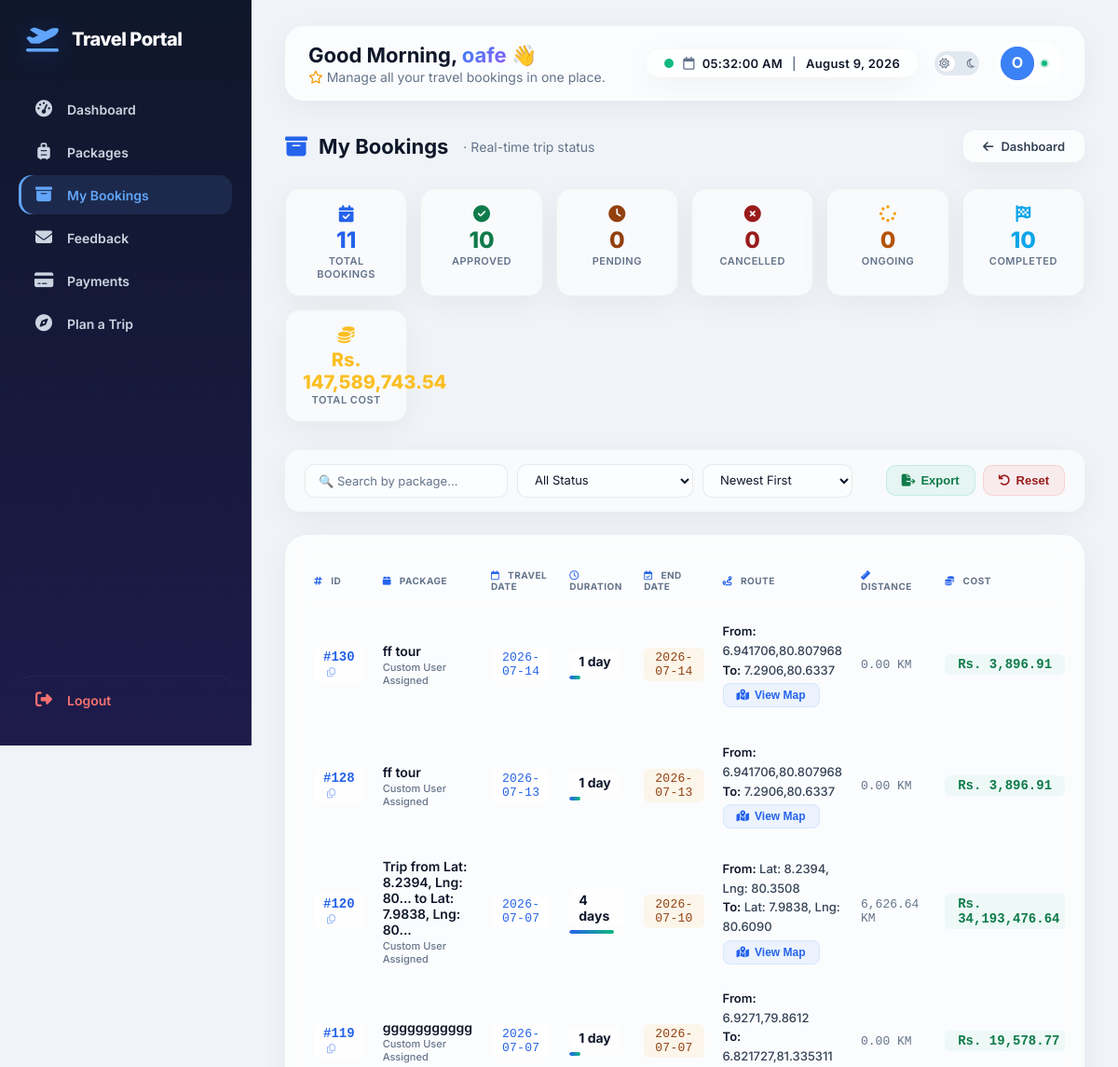
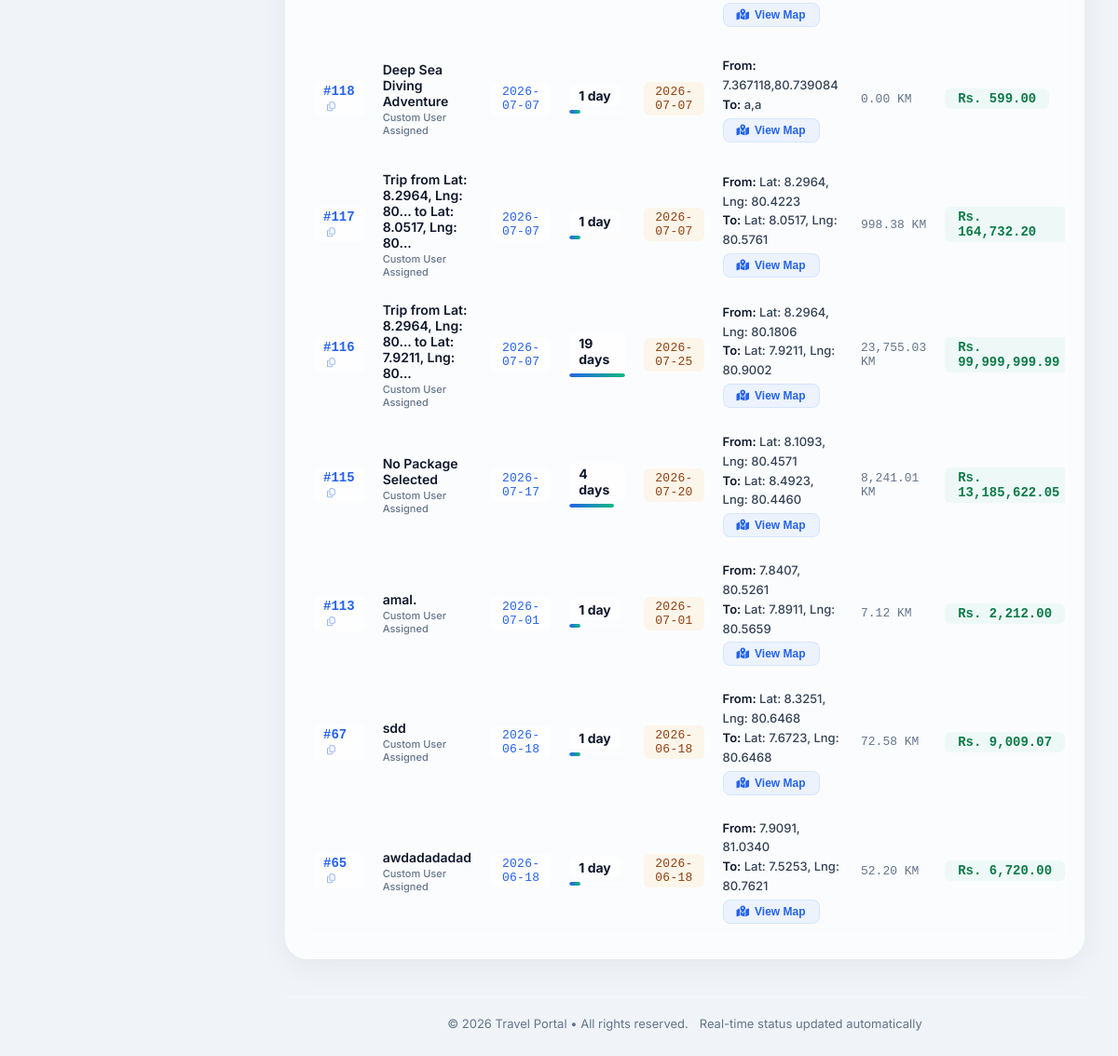
Screenshot of /admin/user/my_bookings.php (signed in) with the database file from the repository (2 pictures, top to bottom).
### tables this page shows
CREATE TABLE `users` (
  `id` int(11) NOT NULL,
  `full_name` varchar(255) NOT NULL,
  `email` varchar(191) NOT NULL,
  `phone` varchar(20) DEFAULT NULL,
  `address` text DEFAULT NULL,
  `password` varchar(255) NOT NULL,
  `role` enum('user','admin') DEFAULT 'user',
  `created_at` timestamp NOT NULL DEFAULT current_timestamp()
);

CREATE TABLE `bookings` (
  `id` int(11) NOT NULL,
  `user_id` int(11) NOT NULL,
  `package_id` int(11) NOT NULL,
  `package_name` varchar(255) DEFAULT NULL,
  `manual_package_name` varchar(255) DEFAULT NULL,
  `booking_date` datetime NOT NULL,
  `status` varchar(50) DEFAULT 'Approved',
  `pickup_location` varchar(255) DEFAULT NULL,
  `destination_location` varchar(255) DEFAULT NULL,
  `calculated_distance` decimal(10,2) DEFAULT NULL,
  `total_cost` decimal(10,2) DEFAULT NULL,
  `number_of_days` int(11) NOT NULL DEFAULT 1,
  `vehicle_id` int(11) NOT NULL,
  `start_date` date DEFAULT NULL,
  `end_date` date DEFAULT NULL,
  `number_of_members` int(11) DEFAULT 1,
  `pickup_lat` decimal(10,8) DEFAULT NULL,
  `pickup_lng` decimal(11,8) DEFAULT NULL,
  `dest_lat` decimal(10,8) DEFAULT NULL,
  `dest_lng` decimal(11,8) DEFAULT NULL,
  `petrol_cost` decimal(12,2) DEFAULT 0.00,
  `vehicle_cost` decimal(12,2) DEFAULT 0.00
);

### admin/user/my_bookings.php (the view, shortened to what this page needs)
<?php
include("../includes/db.php");
$user_id = isset($_SESSION['user_id']) ? $_SESSION['user_id'] : 1;
$user_query = mysqli_query($conn, "SELECT full_name FROM users WHERE id = $user_id");
$user_data = mysqli_fetch_assoc($user_query);
$user_name = $user_data['full_name'] ?? 'Traveler';
$query = "SELECT
            b.*,
            p.title AS database_package_name,
            COALESCE(b.number_of_days, 1) as total_days,
            CASE
                WHEN CURDATE() BETWEEN b.booking_date AND DATE_ADD(b.booking_date, INTERVAL (COALESCE(b.number_of_days, 1) - 1) DAY)
                THEN 'Ongoing'
                WHEN CURDATE() > DATE_ADD(b.booking_date, INTERVAL (COALESCE(b.number_of_days, 1) - 1) DAY)
                THEN 'Completed'
                ELSE 'Upcoming'
            END as realtime_status,
            DATEDIFF(CURDATE(), b.booking_date) + 1 as day_number,
            DATEDIFF(DATE_ADD(b.booking_date, INTERVAL (COALESCE(b.number_of_days, 1) - 1) DAY), CURDATE()) as days_remaining
          FROM bookings b
          LEFT JOIN packages p ON b.package_id = p.id
          WHERE b.user_id = $user_id
          ORDER BY b.id DESC";
$result = mysqli_query($conn, $query);
$bookings = [];
while ($row = mysqli_fetch_assoc($result)) {
    $bookings[] = $row;
}
$hour = date('H');
if ($hour < 12) $greeting = 'Good Morning';
elseif ($hour < 17) $greeting = 'Good Afternoon';
else $greeting = 'Good Evening';
$theme = isset($_COOKIE['dashboard-theme']) ? $_COOKIE['dashboard-theme'] : 'light';
?>
<!DOCTYPE html>
<html lang="en" data-theme="<?php echo $theme; ?>">
<head>
    <link rel="stylesheet" href="https://cdnjs.cloudflare.com/ajax/libs/font-awesome/6.5.1/css/all.min.css" />
</head>
<body>
    <aside class="sidebar" id="sidebar">
        <div class="sidebar-brand">
            <i class="fa-solid fa-plane-departure"></i>
            <span>Travel Portal</span>
        </div>
        <nav class="nav-menu">
            <a href="dashboard.php">
                <i class="fa-solid fa-gauge-high"></i> Dashboard
            </a>
            <a href="packages.php">
                <i class="fa-solid fa-suitcase-rolling"></i> Packages
            </a>
            <a href="my_bookings.php" class="active">
                <i class="fa-solid fa-box-archive"></i> My Bookings
            </a>
            <a href="feedback_status.php">
                <i class="fa-solid fa-envelope"></i> Feedback
            </a>
            <a href="payments.php">
                <i class="fa-solid fa-credit-card"></i> Payments
            </a>
            <a href="view_package.php?id=1">
                <i class="fa-solid fa-compass"></i> Plan a Trip
            </a>
            <a href="../logout.php" class="logout-link">
                <i class="fa-solid fa-right-from-bracket"></i> Logout
            </a>
        </nav>
    </aside>
    <main class="main-content">
        <header class="top-header">
            <div class="greeting-text">
                <h2>
                    <?php echo $greeting; ?>, <span><?php echo htmlspecialchars($user_name); ?></span> 👋
                </h2>
                <p>
                    <i class="fa-regular fa-star" style="color:#f59e0b;"></i>
                    Manage all your travel bookings in one place.
                </p>
            </div>
            <div class="header-actions">
                <div class="header-datetime">
                    <span class="live-dot"></span>
                    <span class="datetime-text">
                        <i class="fa-regular fa-calendar"></i>
                        <span id="liveTime"><?php echo date('h:i:s A'); ?></span>
                        <span class="time-separator">|</span>
                        <span id="liveDate"><?php echo date('F j, Y'); ?></span>
                    </span>
                </div>
                <button class="theme-toggle" id="themeToggle" aria-label="Toggle theme">
                    <span class="toggle-icon sun"><i class="fa-regular fa-sun"></i></span>
                    <span class="toggle-dot"></span>
                    <span class="toggle-icon moon"><i class="fa-regular fa-moon"></i></span>
                </button>
                <div class="profile-avatar">
                    <img alt="Avatar">
                    <span class="status-dot"></span>
                </div>
            </div>
        </header>
        <div class="page-header">
            <div class="title">
                <i class="fa-solid fa-box-archive"></i>
                My Bookings
                <span>· Real-time trip status</span>
            </div>
            <a href="dashboard.php" class="btn-back">
                <i class="fa-solid fa-arrow-left"></i> Dashboard
            </a>
        </div>
        <div class="stats-grid">
            <div class="stat-card">
                <span class="stat-icon"><i class="fa-solid fa-calendar-check" style="color:var(--icon-color);"></i></span>
                <div class="stat-number blue" id="totalCount">0</div>
                <div class="stat-label">Total Bookings</div>
            </div>
            <div class="stat-card">
                <span class="stat-icon"><i class="fa-solid fa-check-circle" style="color:var(--badge-approved-text);"></i></span>
                <div class="stat-number green" id="approvedCount">0</div>
                <div class="stat-label">Approved</div>
            </div>
            <div class="stat-card">
                <span class="stat-icon"><i class="fa-solid fa-clock" style="color:var(--badge-pending-text);"></i></span>
                <div class="stat-number yellow" id="pendingCount">0</div>
                <div class="stat-label">Pending</div>
            </div>
            <div class="stat-card">
                <span class="stat-icon"><i class="fa-solid fa-xmark-circle" style="color:var(--badge-cancelled-text);"></i></span>
                <div class="stat-number red" id="cancelledCount">0</div>
                <div class="stat-label">Cancelled</div>
            </div>
            <div class="stat-card">
                <span class="stat-icon"><i class="fa-solid fa-spinner" style="color:#f59e0b;"></i></span>
                <div class="stat-number orange" id="ongoingCount">0</div>
                <div class="stat-label">Ongoing</div>
            </div>
            <div class="stat-card">
                <span class="stat-icon"><i class="fa-solid fa-flag-checkered" style="color:#0ea5e9;"></i></span>
                <div class="stat-number cyan" id="completedCount">0</div>
                <div class="stat-label">Completed</div>
            </div>
            <div class="stat-card total-cost">
                <span class="stat-icon"><i class="fa-solid fa-coins" style="color:#fbbf24;"></i></span>
                <div class="stat-number purple" id="totalCost">Rs. 0.00</div>
                <div class="stat-label">Total Cost</div>
            </div>
        </div>
        <div class="filter-bar">
            <div class="filter-group">
                <input type="text" id="searchInput" placeholder="🔍 Search by package..." oninput="filterTable()">
                <select id="statusFilter" onchange="filterTable()">
                    <option value="all">All Status</option>
                </select>
                <select id="sortSelect" onchange="sortTable()">
                    <option value="newest">Newest First</option>
                </select>
            </div>
            <div class="filter-actions">
                <button class="btn-filter-action export" onclick="exportCSV()" title="Export to CSV">
                    <i class="fa-solid fa-file-export"></i> Export
                </button>
                <button class="btn-filter-action clear" onclick="clearFilters()" title="Clear all filters">
                    <i class="fa-solid fa-undo"></i> Reset
                </button>
            </div>
        </div>
        <div class="bookings-card">
            <div class="table-wrapper">
                <table>
                    <thead>
                        <tr>
                            <th><i class="fa-solid fa-hashtag"></i> ID</th>
                            <th><i class="fa-solid fa-box"></i> Package</th>
                            <th><i class="fa-regular fa-calendar"></i> Travel Date</th>
                            <th><i class="fa-regular fa-clock"></i> Duration</th>
                            <th><i class="fa-regular fa-calendar-check"></i> End Date</th>
                            <th><i class="fa-solid fa-route"></i> Route</th>
                            <th><i class="fa-solid fa-ruler"></i> Distance</th>
                            <th><i class="fa-solid fa-coins"></i> Cost</th>
                        </tr>
                    </thead>
                    <tbody id="bookingsBody">
                        <?php if (count($bookings) > 0): ?>
                            <?php foreach ($bookings as $row):
                                if (!empty($row['manual_package_name'])) {
                                    $display_name = $row['manual_package_name'];
                                    $sub_text = "Custom User Assigned";
                                } elseif (!empty($row['database_package_name'])) {
                                    $display_name = $row['database_package_name'];
                                    $sub_text = "Standard Catalog Plan";
                                } else {
                                    $display_name = "Custom Tour Package";
                                    $sub_text = "Package ID: #" . ($row['package_id'] ?? '0');
                                }
                                $distance_val = isset($row['calculated_distance']) ? number_format((float)$row['calculated_distance'], 2) . " KM" : "0.00 KM";
                                $total_cost_val = isset($row['total_cost']) ? (float)$row['total_cost'] : 0;
                                $total_cost_display = "Rs. " . number_format($total_cost_val, 2);
                                $travel_date = isset($row['booking_date']) && $row['booking_date'] != '0000-00-00' ? date('Y-m-d', strtotime($row['booking_date'])) : 'N/A';
                                $duration = isset($row['number_of_days']) ? (int)$row['number_of_days'] : 1;
                                $end_date_display = 'N/A';
                                if ($travel_date != 'N/A' && $duration > 0) {
                                    $end_date_display = date('Y-m-d', strtotime($travel_date . ' + ' . ($duration - 1) . ' days'));
                                }
                                $raw_pickup = $row['pickup_location'] ?? '';
                                $raw_dest = $row['destination_location'] ?? '';
                                $realtime_status = $row['realtime_status'] ?? 'Upcoming';
                            ?>
                                <tr data-id="<?php echo $row['id']; ?>"
                                    data-status="<?php echo $realtime_status; ?>"
                                    data-cost="<?php echo $total_cost_val; ?>"
                                    data-date="<?php echo strtotime($travel_date); ?>"
                                    data-name="<?php echo htmlspecialchars($display_name); ?>">
                                    <td data-label="ID">
                                        <span class="id-cell" onclick="copyId(<?php echo $row['id']; ?>)" title="Click to copy ID">
                                            #<?php echo $row['id']; ?>
                                            <span class="copy-hint"><i class="fa-regular fa-copy"></i></span>
                                        </span>
                                    </td>
                                    <td data-label="Package">
                                        <span class="pkg-title"><?php echo htmlspecialchars($display_name); ?></span>
                                        <span class="pkg-sub"><?php echo $sub_text; ?></span>
                                    </td>
                                    <td data-label="Travel Date"><span class="date-cell"><?php echo $travel_date; ?></span></td>
                                    <td data-label="Duration">
                                        <span class="duration-cell"><?php echo $duration; ?> day<?php echo $duration > 1 ? 's' : ''; ?></span>
                                        <div class="duration-progress">
                                            <div class="bar" style="width: <?php echo min($duration * 20, 100); ?>%;"></div>
                                        </div>
                                    </td>
                                    <td data-label="End Date"><span class="date-cell end-date-cell"><?php echo $end_date_display; ?></span></td>
                                    <td data-label="Route">
                                        <div class="loc-box">
                                            <strong>From:</strong> <?php echo htmlspecialchars($raw_pickup ? $raw_pickup : 'N/A'); ?><br>
                                            <strong>To:</strong> <?php echo htmlspecialchars($raw_dest ? $raw_dest : 'N/A'); ?>
                                        </div>
                                        <button class="btn-view-map" onclick="openMapModal(
                                            '<?php echo htmlspecialchars($raw_pickup); ?>',
                                            '<?php echo htmlspecialchars($raw_dest); ?>',
                                            '<?php echo htmlspecialchars($display_name); ?>',
                                            <?php echo $row['id']; ?>
                                        )">
                                            <i class="fa-solid fa-map-location-dot"></i> View Map
                                        </button>
                                    </td>
                                    <td data-label="Distance" style="font-family: monospace; color: var(--text-muted);"><?php echo $distance_val; ?></td>
                                    <td data-label="Cost"><span class="cost-cell"><?php echo $total_cost_display; ?></span></td>
                                </tr>
                            <?php endforeach; ?>
                        <?php endif; ?>
                    </tbody>
                </table>
            </div>
        </div>
        <footer class="footer-bar">
            <span>© <?php echo date('Y'); ?> Travel Portal &bull; All rights reserved.</span>
            <span>Real-time status updated automatically</span>
        </footer>
    </main>
</body>
</html>

### rows the page displays
users: full_name "oafe"
bookings: id "130", manual_package_name "ff tour", manual_package_name "Custom User Assigned", booking_date "2026-07-14", number_of_days "1", end_date_display "2026-07-14", pickup_location "6.941706,80.807968", destination_location "7.2906,80.6337", calculated_distance "0.00 KM", total_cost "Rs. 3,896.91"
bookings: id "128", manual_package_name "ff tour", manual_package_name "Custom User Assigned", booking_date "2026-07-13", number_of_days "1", end_date_display "2026-07-13", pickup_location "6.941706,80.807968", destination_location "7.2906,80.6337", calculated_distance "0.00 KM", total_cost "Rs. 3,896.91"
bookings: id "120", manual_package_name "Trip from Lat: 8.2394, Lng: 80... to Lat: 7.9838, Lng: 80...", manual_package_name "Custom User Assigned", booking_date "2026-07-07", number_of_days "4", end_date_display "2026-07-10", pickup_location "Lat: 8.2394, Lng: 80.3508", destination_location "Lat: 7.9838, Lng: 80.6090", calculated_distance "6,626.64 KM", total_cost "Rs. 34,193,476.64"
bookings: id "119", manual_package_name "ggggggggggg", manual_package_name "Custom User Assigned", booking_date "2026-07-07", number_of_days "1", end_date_display "2026-07-07", pickup_location "6.9271,79.8612", destination_location "6.821727,81.335311", calculated_distance "0.00 KM", total_cost "Rs. 19,578.77"
bookings: id "118", manual_package_name "Deep Sea Diving Adventure", manual_package_name "Custom User Assigned", booking_date "2026-07-07", number_of_days "1", end_date_display "2026-07-07", pickup_location "7.367118,80.739084", destination_location "a,a", calculated_distance "0.00 KM", total_cost "Rs. 599.00"
bookings: id "117", manual_package_name "Trip from Lat: 8.2964, Lng: 80... to Lat: 8.0517, Lng: 80...", manual_package_name "Custom User Assigned", booking_date "2026-07-07", number_of_days "1", end_date_display "2026-07-07", pickup_location "Lat: 8.2964, Lng: 80.4223", destination_location "Lat: 8.0517, Lng: 80.5761", calculated_distance "998.38 KM", total_cost "Rs. 164,732.20"
bookings: id "116", manual_package_name "Trip from Lat: 8.2964, Lng: 80... to Lat: 7.9211, Lng: 80...", manual_package_name "Custom User Assigned", booking_date "2026-07-07", number_of_days "19", end_date_display "2026-07-25", pickup_location "Lat: 8.2964, Lng: 80.1806", destination_location "Lat: 7.9211, Lng: 80.9002", calculated_distance "23,755.03 KM", total_cost "Rs. 99,999,999.99"
bookings: id "115", manual_package_name "No Package Selected", manual_package_name "Custom User Assigned", booking_date "2026-07-17", number_of_days "4", end_date_display "2026-07-20", pickup_location "Lat: 8.1093, Lng: 80.4571", destination_location "Lat: 8.4923, Lng: 80.4460", calculated_distance "8,241.01 KM", total_cost "Rs. 13,185,622.05"
bookings: id "113", manual_package_name "amal.", manual_package_name "Custom User Assigned", booking_date "2026-07-01", number_of_days "1", end_date_display "2026-07-01", pickup_location "7.8407, 80.5261", destination_location "Lat: 7.8911, Lng: 80.5659", calculated_distance "7.12 KM", total_cost "Rs. 2,212.00"
bookings: id "67", manual_package_name "sdd", manual_package_name "Custom User Assigned", booking_date "2026-06-18", number_of_days "1", end_date_display "2026-06-18", pickup_location "Lat: 8.3251, Lng: 80.6468", destination_location "Lat: 7.6723, Lng: 80.6468", calculated_distance "72.58 KM", total_cost "Rs. 9,009.07"
bookings: id "65", manual_package_name "awdadadadad", manual_package_name "Custom User Assigned", booking_date "2026-06-18", number_of_days "1", end_date_display "2026-06-18", pickup_location "7.9091, 81.0340", destination_location "Lat: 7.5253, Lng: 80.7621", calculated_distance "52.20 KM", total_cost "Rs. 6,720.00"

### other values shown
$greeting "Good Morning"
